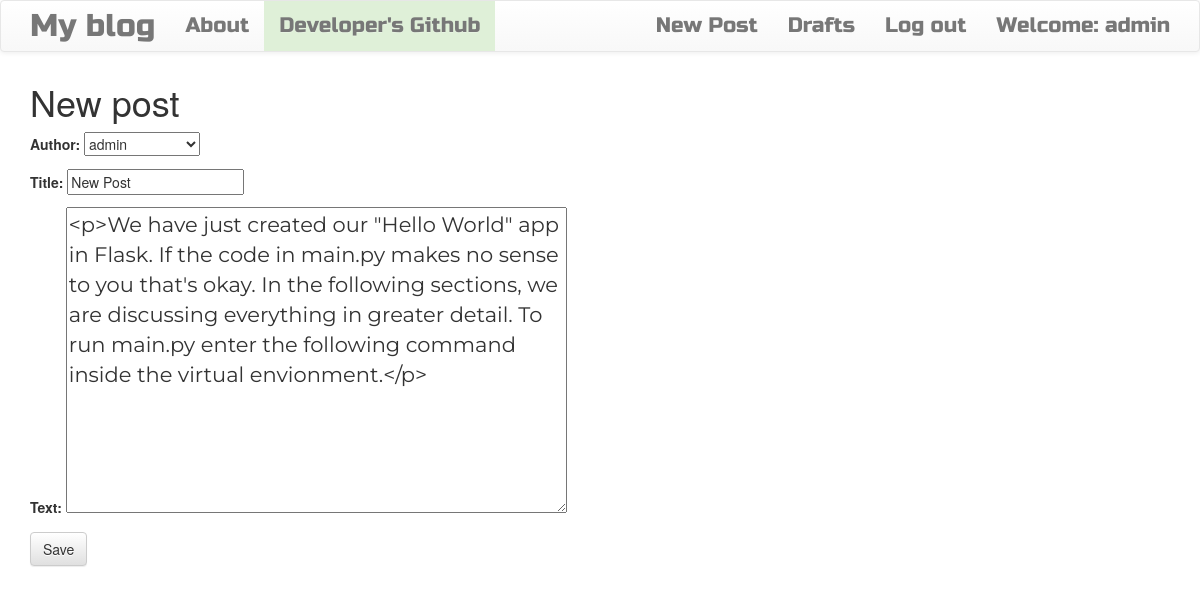
The app's page /post/15/edit/ (signed in) with its own data.
### blog/models.py (models this page shows, shortened)
class Post(models.Model):
	author = models.ForeignKey('auth.user')
	title = models.CharField(max_length=100)
	text = models.TextField(max_length=1000)
	created_date = models.DateTimeField(default=timezone.now)
	published_date = models.DateTimeField(blank=True,null=True)

### blog/views.py (the view)
# urls.py: url(r'^post/(?P<pk>\d+)/edit/$',views.PostUpdateView.as_view(),name='post_edit'),
class PostUpdateView(LoginRequiredMixin,UpdateView):
	login_url = '/login/'
	redirect_field_name = 'blog/post_detail.html'
	form_class = PostForm
	model = Post

### blog/forms.py
class PostForm(forms.ModelForm):
	class Meta():
		model = Post
		fields = ('author','title','text')
		widgets = {
		'title':forms.TextInput(attrs={'class':'textinputclass'}),
		'text':forms.Textarea(attrs={'class':'editable medium-editor-textarea postcontent'}),
                }

### blog/templates/blog/post_form.html (shortened to what this page needs)
{% extends 'blog/base.html' %}
{% block content %}
    <h1>New post</h1>
    <form method="POST" class="post-form">
    {{form.as_p}}
    <button type="submit" class="save btn btn-default">Save</button>
    </form>
{% endblock %}

### blog/templates/blog/base.html (shortened to what this page needs)
<!DOCTYPE html>
{% load staticfiles %}
<html>
    <head>
        <link rel="stylesheet" href="https://maxcdn.bootstrapcdn.com/bootstrap/3.3.7/css/bootstrap.min.css">
        <link rel="stylesheet" href="https://maxcdn.bootstrapcdn.com/bootstrap/3.3.7/css/bootstrap-theme.min.css">
        <link rel="stylesheet" href="//cdn.jsdelivr.net/medium-editor/latest/css/medium-editor.min.css" type="text/css" media="screen" charset="utf-8">
        <link rel="stylesheet" href="{% static 'css/blog.css' %}">
<body class='loader'>
  <nav class="navbar navbar-default techfont custom-navbar">
    <div class="container">
      <ul class="nav navbar-nav">
        <li><a class='navbar-brand bigbrand' href="{% url 'post_list' %}">My blog</a></li>
        <li><a href="{% url 'about'%}">About</a></li>
        <li><a class="text-primary bg-success" href="https://github.com/rjipandey">Developer's Github</a></li>
      </ul>
      <ul class="nav navbar-nav navbar-right">
        {% if user.is_authenticated %}
        <li>
          <a href="{% url 'post_new' %}" >New Post</a>
        </li>
        <li>
          <a href="{% url 'post_draft_list' %}">Drafts</a>
        </li>
        <li>
          <a href="{% url 'logout' %}" >Log out</a>
        </li>
        <li>
          <a >Welcome: {{ user.username }}</a>
        </li>
          {% else %}
          <li><a href="{%url 'login_user' %}">Login</a></li>
          <li><a href="{%url 'register_user' %}">Sign Up</a></li>
          <li><a class='nav navbar-right' href="{% url 'login' %}" >Admin <span class="glyphicon glyphicon-user"></span></a></li>
        {% endif %}
      </ul>
  </div>
</nav>
        <div class="content container">
            <div class="row">
                <div class="col-md-8">
                  <div class="blog_posts">
                    {% block content %}
                    {% endblock %}
                  </div>
                </div>
            </div>
        </div>
</body>
</html>

### blog/static/css/blog.css (style rules this page uses)
.techfont { font-family: 'Russo One', sans-serif; font-size: 1.5em; margin-bottom: 10px; }
.postcontent { font-family: 'Montserrat'; font-size: 1.5em; }
.bigbrand { font-size: 1.5em; }
.loader { filter:hue-rotate(0deg); color: linear-gradient(45deg,#0f8,#08f); animation:hue 5000ms infinite linear; }

### records on screen
Post: author "admin", title "New Post", text "<p>We have just created our \"Hello World\" app in Flask. If the code in main.py makes no sense to you that's okay. In the following sections, we are discussing everything in greater detail. To run main.py enter the following command inside the virtual envionment.</p>"

### other values on screen
{{ user.username }} "admin"
